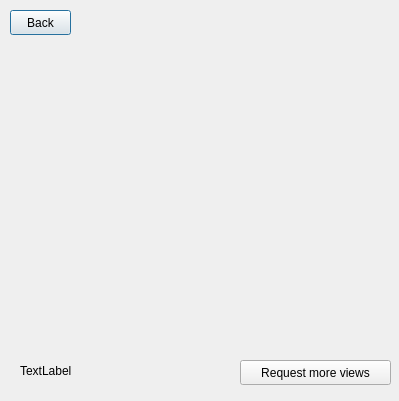
<?xml version="1.0" encoding="UTF-8"?>
<ui version="4.0">
 <class>ViewReceivedImage</class>
 <widget class="QDialog" name="ViewReceivedImage">
  <property name="geometry">
   <rect>
    <x>0</x>
    <y>0</y>
    <width>399</width>
    <height>401</height>
   </rect>
  </property>
  <property name="windowTitle">
   <string>Dialog</string>
  </property>
  <widget class="QPushButton" name="pushButton">
   <property name="geometry">
    <rect>
     <x>10</x>
     <y>10</y>
     <width>61</width>
     <height>25</height>
    </rect>
   </property>
   <property name="text">
    <string>Back</string>
   </property>
  </widget>
  <widget class="QLabel" name="myImg">
   <property name="geometry">
    <rect>
     <x>10</x>
     <y>49</y>
     <width>381</width>
     <height>291</height>
    </rect>
   </property>
   <property name="text">
    <string/>
   </property>
  </widget>
  <widget class="QPushButton" name="pushButton_2">
   <property name="geometry">
    <rect>
     <x>240</x>
     <y>360</y>
     <width>151</width>
     <height>25</height>
    </rect>
   </property>
   <property name="text">
    <string>Request more views</string>
   </property>
  </widget>
  <widget class="QLabel" name="views_label">
   <property name="geometry">
    <rect>
     <x>20</x>
     <y>360</y>
     <width>151</width>
     <height>21</height>
    </rect>
   </property>
   <property name="text">
    <string>TextLabel</string>
   </property>
  </widget>
 </widget>
 <resources/>
 <connections/>
</ui>
